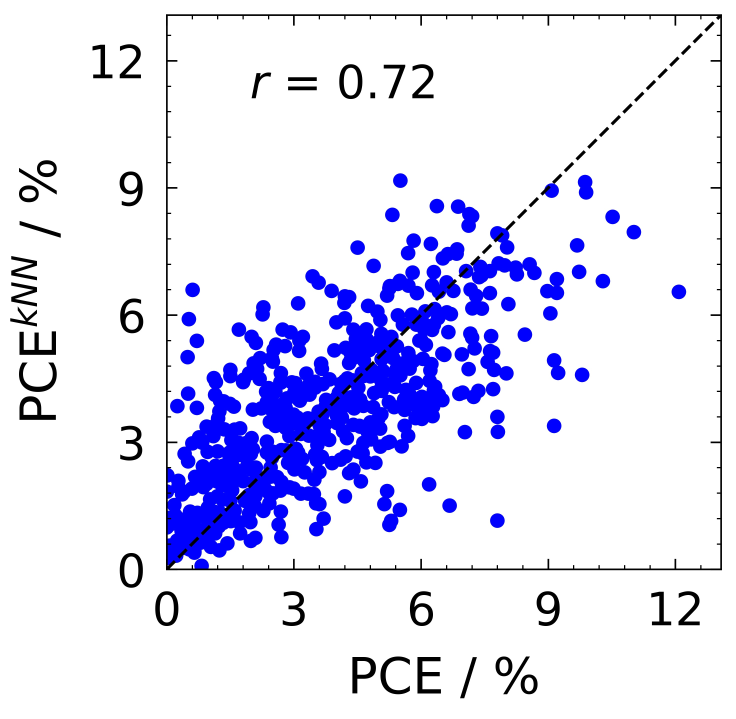
#> input picture Fig_6A.jpeg, 2944 x 2876 px (shown at 1/4 size)
$ python -i ML_d_a.py   (imports and definitions only)
#> lines starting #> are read from the running program, lines starting #| are printed output that depends on the picture
#!/usr/bin/env python3
# Marcos del Cueto
# Department of Chemistry and MIF, University of Liverpool
# For any queries about the code: m.del-cueto@liverpool.ac.uk
#################################################################################
import re
import sys
import ast
import math
import functools
import numpy as np
import pandas as pd
import matplotlib.pyplot as plt
from matplotlib import ticker, gridspec, cm
from math import sqrt
from time import time
from sklearn.svm import SVR
from sklearn.model_selection import KFold
from scipy.stats import pearsonr, spearmanr
from sklearn.kernel_ridge import KernelRidge
from sklearn.metrics import mean_squared_error
from sklearn.model_selection import LeaveOneOut
from sklearn.preprocessing import StandardScaler
from scipy.optimize import differential_evolution
from sklearn.model_selection import StratifiedKFold
from sklearn.model_selection import train_test_split
from sklearn.metrics.pairwise import euclidean_distances
from sklearn.neighbors import KNeighborsRegressor, DistanceMetric
#import rdkit
#from rdkit import Chem, DataStructs
#from rdkit.Chem import rdMolDescriptors
#################################################################################
####### START CUSTOMIZABLE PARAMETERS #######
input_file_name = 'input_ML_d_a.txt'  # name of input file
# The rest of input options are inside the specified file
#######  END CUSTOMIZABLE PARAMETERS  #######
#################################################################################

#################################################################################
###### START MAIN ######
# [120 lines left out: function main, not called in this run]
###### END MAIN ######
#################################################################################

#################################################################################
###### START OTHER FUNCTIONS ######
### Function reading input parameters
def read_initial_values(inp):
    # open input file
#> called with inp = 'input_ML_d_a.txt'
    input_file_name = inp
    f_in = open('%s' %input_file_name,'r')
#> (reads input_ML_d_a.txt from the repository)
    f1 = f_in.readlines()
    # initialize arrays
    input_info = []
    var_name = []
    var_value = []
    # read info before comments. Ignore commented lines and blank lines
    for line in f1:
        if not line.startswith("#") and line.strip():
            input_info.append(line.split('#',1)[0].strip())

    # read names and values of variables
    number_elec_descrip=0
    for i in range(len(input_info)):
        var_name.append(input_info[i].split('=')[0].strip())
        var_value.append(input_info[i].split('=')[1].strip())
        if re.match(r'xcols_elec.+', input_info[i]) != None: number_elec_descrip=number_elec_descrip+1
    # close input file
    f_in.close()
    # assign input variables
    ML = ast.literal_eval(var_value[var_name.index('ML')])               # 'kNN' or 'KRR' or 'SVR'
    Neighbors = ast.literal_eval(var_value[var_name.index('Neighbors')]) # number of nearest-neighbors (only used for kNN)
    alpha  = ast.literal_eval(var_value[var_name.index('alpha')])        # kernel hyperparameter (only used for KRR)
    gamma_el = ast.literal_eval(var_value[var_name.index('gamma_el')])   # hyperparameter with weight of d_el
    gamma_d = ast.literal_eval(var_value[var_name.index('gamma_d')])     # hyperparameter with weight of d_fp_d
    gamma_a = ast.literal_eval(var_value[var_name.index('gamma_a')])     # hyperparameter with weight of d_fp_a
    C = ast.literal_eval(var_value[var_name.index('C')])                 # SVR hyperparameter
    epsilon = ast.literal_eval(var_value[var_name.index('epsilon')])     # SVR hyperparameter
    optimize_hyperparams = ast.literal_eval(var_value[var_name.index('optimize_hyperparams')])# whether hyperparameters are optimized (T) or just use initial values (F). If hyperparam=0.0, then that one is not optimized
    alpha_lim  = ast.literal_eval(var_value[var_name.index('alpha_lim')])       # range in which alpha hyperparam is optimized (only used for KRR)
    gamma_el_lim = ast.literal_eval(var_value[var_name.index('gamma_el_lim')])  # range in which gamma_el is optimized
    gamma_d_lim = ast.literal_eval(var_value[var_name.index('gamma_d_lim')])    # range in which gamma_el is optimized
    gamma_a_lim = ast.literal_eval(var_value[var_name.index('gamma_a_lim')])    # range in which gamma_el is optimized
    C_lim = ast.literal_eval(var_value[var_name.index('C_lim')])                # range in which C is optimized
    epsilon_lim = ast.literal_eval(var_value[var_name.index('epsilon_lim')])    # range in which epsilon is optimized
    db_file = ast.literal_eval(var_value[var_name.index('db_file')])            # name of input file with database
    #elec_descrip = ast.literal_eval(var_value[var_name.index('elec_descrip')]) # number of electronic descriptors: they must match the number in 'xcols', and be followed by the two structural descriptors
    xcols = []
    elec_descrip = []
    xcols.append(ast.literal_eval(var_value[var_name.index('xcols_struc')]))  # specify which descriptors are used
    for i in range(number_elec_descrip):
        xcols.append(ast.literal_eval(var_value[var_name.index('xcols_elec'+str(i))]))              # specify which descriptors are used
        elec_descrip.append(len(xcols[i+1]))
    ycols = ast.literal_eval(var_value[var_name.index('ycols')])              # specify which is target property
    Ndata = ast.literal_eval(var_value[var_name.index('Ndata')])              # number of d/a pairs
    print_log = ast.literal_eval(var_value[var_name.index('print_log')])      # choose whether information is also written into a log file (Default: True)
    log_name = ast.literal_eval(var_value[var_name.index('log_name')])        # name of log file
    print_progress_every_x_percent = ast.literal_eval(var_value[var_name.index('print_progress_every_x_percent')])        # when to print progress
    NCPU = ast.literal_eval(var_value[var_name.index('NCPU')])	              # select number of CPUs (-1 means all CPUs in a node)
    FP_length = ast.literal_eval(var_value[var_name.index('FP_length')])      # select number of CPUs (-1 means all CPUs in a node)
    weight_RMSE = ast.literal_eval(var_value[var_name.index('weight_RMSE')])  # select number of CPUs (-1 means all CPUs in a node)
    CV = ast.literal_eval(var_value[var_name.index('CV')])
    kfold = ast.literal_eval(var_value[var_name.index('kfold')])
    plot_target_predictions = ast.literal_eval(var_value[var_name.index('plot_target_predictions')])
    plot_kNN_distances = ast.literal_eval(var_value[var_name.index('plot_kNN_distances')])

    # Perform sanity check to see that the dimension of gamma_el and gamma_el_lim is the same as the number of xcols_elecX
    if number_elec_descrip != len(gamma_el) or number_elec_descrip != len(gamma_el_lim):
        print('INPUT ERROR: there is some incoherence with the number of electronic descriptor groups')
        print('Number of xcols_elecX:', number_elec_descrip)
        print('Length of gamma_el', len(gamma_el))
        print('Length of gamma_el_lim', len(gamma_el_lim))
        sys.exit()

    # open log file to write intermediate information
    if print_log==True:
        f_out = open('%s' %log_name,'w')
    else:
        f_out=None
    print('##### START PRINT INPUT OPTIONS ######')
    print('######################################')
    print('########### Parallelization ##########')
    print('######################################')
    print('NCPU = ', NCPU)
    print('######################################')
    print('############ Verbose options #########')
    print('######################################')
    print('print_log = ', print_log)
    print('log_name = ', log_name)
    print('######################################')
    print('######### Data base options ##########')
    print('######################################')
    print('db_file = ', db_file)
    print('Ndata = ', Ndata)
    print('xcols = ', xcols)
    print('ycols = ', ycols)
    print('FP_length = ', FP_length)
    print('######################################')
    print('# Machine Learning Algorithm options #')
    print('######################################')
    print('ML =', ML)
    print('CV =', CV)
    if CV == 'kf': print('kfold =', kfold)
    print('plot_target_predictions =', plot_target_predictions)
    print('### General hyperparameters ##########')
    print('optimize_hyperparams = ', optimize_hyperparams)
    print('gamma_el = ', gamma_el)
    print('gamma_d = ', gamma_d)
    print('gamma_a = ', gamma_a)
    print('gamma_el_lim = ', gamma_el_lim)
    print('gamma_d_lim = ', gamma_d_lim)
    print('gamma_a_lim = ', gamma_a_lim)
    print('weight_RMSE = ', weight_RMSE)
    if ML=='kNN':
       print('### k-Nearest Neighbors ("kNN") ######')
       print('Neighbors = ', Neighbors)
       print('plot_kNN_distances =', plot_kNN_distances)
    elif ML=='KRR':
        print('### Kernel Ridge Regression ("KRR") ##')
        print('alpha = ', alpha)
        print('alpha_lim = ', alpha_lim)
    elif ML=='SVR':
        print('### Support Vector Regression ("SVR") ########')
        print('C = ', C)
        print('epsilon = ', epsilon)
        print('C_lim = ', C_lim)
        print('epsilon_lim = ', epsilon_lim)
    print('####### END PRINT INPUT OPTIONS ######')

    if print_log==True:
        f_out.write('##### START PRINT INPUT OPTIONS ######\n')
        f_out.write('######################################\n')
        f_out.write('########### Parallelization ##########\n')
        f_out.write('######################################\n')
        f_out.write('NCPU %s\n' % str(NCPU))
        f_out.write('######################################\n')
        f_out.write('############ Verbose options #########\n')
        f_out.write('######################################\n')
        f_out.write('print_log %s\n' % str(print_log))
        f_out.write('log_name %s\n' % str(log_name))
        f_out.write('print_progress_every_x_percent %s\n' % str(print_progress_every_x_percent))
        f_out.write('######################################\n')
        f_out.write('######### Data base options ##########\n')
        f_out.write('######################################\n')
        f_out.write('db_file %s\n' % str(db_file))
        f_out.write('Ndata %s\n' % str(Ndata))
        f_out.write('xcols %s\n' % str(xcols))
        f_out.write('ycols %s\n' % str(ycols))
        f_out.write('FP_length %s\n' % str(FP_length))
        f_out.write('######################################\n')
        f_out.write('# Machine Learning Algorithm options #\n')
        f_out.write('######################################\n')
        f_out.write('ML %s\n' % str(ML))
        f_out.write('CV %s\n' % str(CV))
        f_out.write('plot_target_predictions %s\n' % str(plot_target_predictions))
        if CV=='kf': f_out.write('kfold %s\n' % str(kfold))
        f_out.write('### General hyperparameters ##########\n')
        f_out.write('optimize_hyperparams %s\n' % str(optimize_hyperparams))
        f_out.write('gamma_el %s\n' % str(gamma_el))
        f_out.write('gamma_d %s\n' % str(gamma_d))
        f_out.write('gamma_a %s\n' % str(gamma_a))
        f_out.write('gamma_el_lim %s\n' % str(gamma_el_lim))
        f_out.write('gamma_d_lim %s\n' % str(gamma_d_lim))
        f_out.write('gamma_a_lim %s\n' % str(gamma_a_lim))
        f_out.write('weight_RMSE %s\n' % str(weight_RMSE))
        if ML=='kNN':
            f_out.write('### k-Nearest Neighbors ("kNN") ######\n')
            f_out.write('Neighbors %s\n' % str(Neighbors))
            f_out.write('plot_kNN_distances %s\n' % str(plot_kNN_distances))
        elif ML=='KRR':
            f_out.write('### Kernel Ridge Regression ("KRR") ##\n')
            f_out.write('alpha %s\n' % str(alpha))
            f_out.write('alpha_lim %s\n' % str(alpha_lim))
        elif ML=='SVR':
            f_out.write('### Support Vector Regression ("SVR") ########\n')
            f_out.write('C %s\n' % str(C))
            f_out.write('epsilon %s\n' % str(epsilon))
            f_out.write('C_lim %s\n' % str(C_lim))
            f_out.write('epsilon_lim %s\n' % str(epsilon_lim))
        f_out.write('####### END PRINT INPUT OPTIONS ######\n')

    return (ML,Neighbors,alpha,gamma_el,gamma_d,gamma_a,C,epsilon,optimize_hyperparams,alpha_lim,gamma_el_lim,gamma_d_lim,gamma_a_lim,C_lim,epsilon_lim,db_file,elec_descrip,xcols,ycols,Ndata,print_log,log_name,NCPU,f_out,FP_length,weight_RMSE,CV,kfold,plot_target_predictions,plot_kNN_distances,print_progress_every_x_percent)

### Preprocess function to scale data ###
# [452 lines left out: functions preprocess_fn, custom_distance, func_ML, kernel_SVR, gaussian_kernel, tanimoto_kernel and 2 more, not called in this run]

#### Function to get FP from smiles (not used) ###
#def preprocess_smiles(X):
    #'''
    #Function to preprocess SMILES.

    #Parameters
    #----------
    #df: Pandas DataFrame.

#### Function to get FP from smiles (not used) ###
#def preprocess_smiles(X):
    #'''
    #Function to preprocess SMILES.

    #Parameters
    #----------
    #df: Pandas DataFrame.
        #input data DataFrame.

    #Returns
    #-------
    #df: Pandas DataFrame.
        #preprocessed data DataFrame.
    #'''
    #X["Smiles"]  = X["Smiles"].map(polish_smiles)
    #X["DonorFP"] = X["Smiles"].map(get_fp_bitvect)
    #return X

#### Function to get FP from smiles (not used) ###
#def polish_smiles(smiles, kekule=False):
    #'''
    #Function to polish a SMILES string through the RDKit.

    #Parameters
    #----------
    #smiles: str.
        #SMILES string.
    #kekule: bool (default: False).
        #whether to return Kekule SMILES.

    #Returns
    #-------
    #polished: str.
        #SMILES string.
    #'''
    #mol = Chem.MolFromSmiles(smiles)
    #polished = Chem.MolToSmiles(mol, kekuleSmiles=kekule)
    #return polished

#### Function to get FP from smiles (not used) ###
#def get_fp_bitvect(smiles):
    #'''
    #Function to convert a SMILES string to a Morgan fingerprint through the
    #RDKit.

    #Parameters
    #----------
    #smiles: str.
        #SMILES string.

    #Returns
    #-------
    #fp_arr: np.array.
        #Bit vector corresponding to the Morgan fingerpring.
    #'''
    #mol = Chem.MolFromSmiles(smiles)
    #fp = rdMolDescriptors.GetMorganFingerprintAsBitVect(mol, 2)
    #fp_arr = np.zeros((1,))
    #DataStructs.ConvertToNumpyArray(fp, fp_arr)
    #return fp_arr

### Function just used to test custom metrics (not used) ###
# [15 lines of commented-out code are left out]
### Run main program ###
start = time()
# Read input values
# [1 line that did not run here, left out]
# Execute main function
# [1 line not run here, left out]
# Print running time and close log file
time_taken = time()-start
# [6 lines not run here, left out]

>>> import cv2
>>> picture = cv2.imread('Fig_6A.jpeg', cv2.IMREAD_GRAYSCALE)
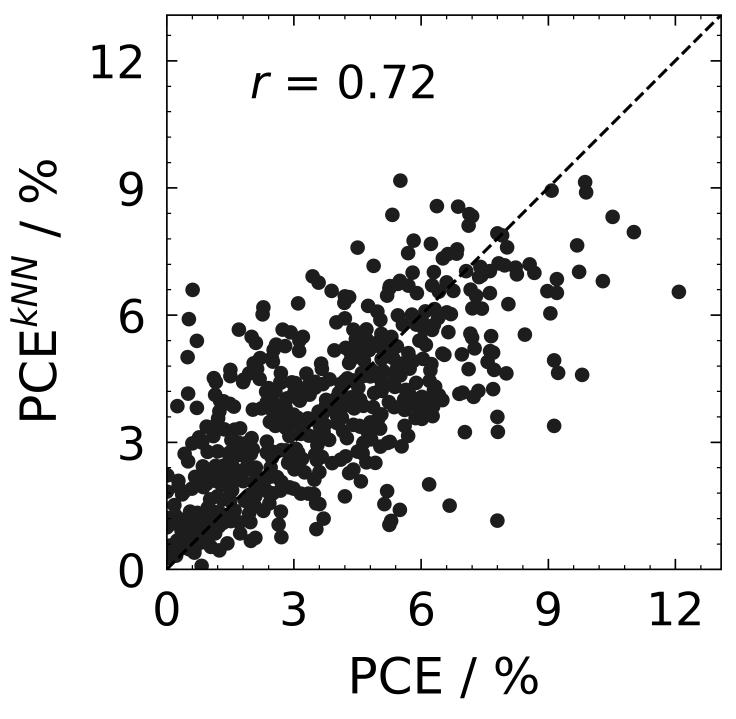
#> picture: shape (2876, 2944) (shown at 1/4 size); min 0, max 255, mean 225.2
#> (the run stopped early here; a loop or call above may not have finished)
